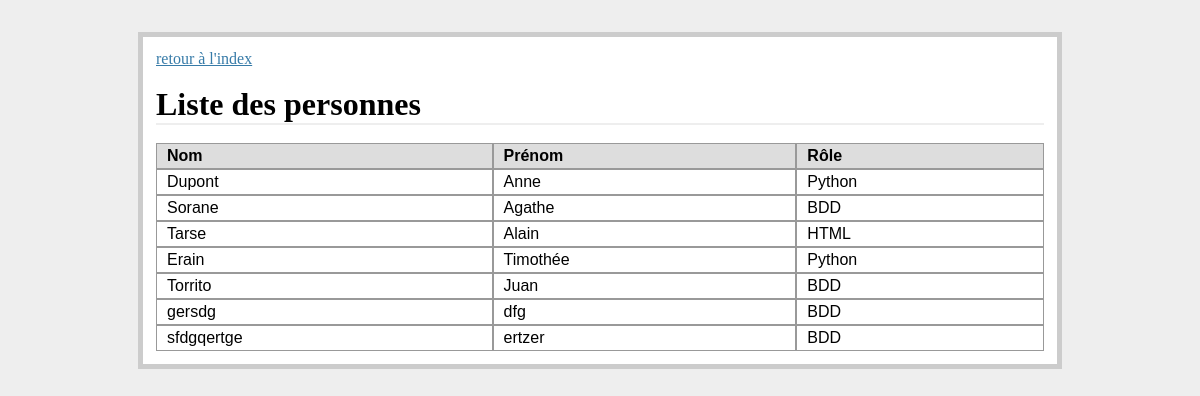
Screenshot of /afficher_personnes with the database file from the repository.
### tables this page shows
CREATE TABLE "personnes" (
	`id`	INTEGER PRIMARY KEY AUTOINCREMENT,
	`nom`	TEXT,
	`prenom`	TEXT,
	`role`	INTEGER
);

### main.py (the view)
@app.route('/afficher_personnes', methods=['GET'])
def afficher_personnes():
	con = lite.connect('exemples.db')
	con.row_factory = lite.Row
	cur = con.cursor()
	cur.execute("SELECT nom, prenom, role FROM personnes")
	lignes = cur.fetchall()
	con.close()
	return render_template('affichage_personnes.html', personnes = lignes)

### templates/affichage_personnes.html (shortened to what this page needs)
<!doctype html>
<html>
<head>
<link rel='stylesheet' type='text/css' href='{{ url_for("static", filename="style.css") }}'>
</head>
<body>
<div class='contenu'>
	<a href='/'>retour à l'index</a><br/><br/>
	<h1>Liste des personnes</h1><br/>
	<div class="lp_table">
		<div class="lp_entetes">
			<div class="lp_entete">Nom</div>
			<div class="lp_entete">Prénom</div>
			<div class="lp_entete">Rôle</div>
		</div>
		{% for personne in personnes %}
			<div class="lp_ligne">
				<div class="lp_cellule">{{ personne['nom'] }}</div>
				<div class="lp_cellule">{{ personne['prenom'] }}</div>
				<div class="lp_cellule">{% if personne['role']==1 %}BDD{% endif %}{% if personne['role']==2 %}HTML{% endif %}{% if personne['role']==3 %}Python{% endif %}</div>
			</div>
		{% endfor %}
	</div>
</div>
</body>
</html>

### static/style.css (style rules this page uses)
body { font-family: sans-serif; background: #eee; }
a { color: #377ba8; }
a, h1 { font-family: 'Georgia', serif; margin: 0; }
h1 { border-bottom: 2px solid #eee; }
.contenu { margin: 2em auto; width: 75%; border: 5px solid #ccc; padding: 0.8em; background: white; }
.lp_table { display: table; width: 100%; }
.lp_entetes { display: table-header-group; background-color: #ddd; font-weight: bold; }
.lp_ligne { display: table-row; }
.lp_entete, .lp_cellule { display: table-cell; padding: 3px 10px; border: 1px solid #999999; }

### rows the page displays
personnes: nom "Dupont", prenom "Anne", role "Python"
personnes: nom "Sorane", prenom "Agathe", role "BDD"
personnes: nom "Tarse", prenom "Alain", role "HTML"
personnes: nom "Erain", prenom "Timothée", role "Python"
personnes: nom "Torrito", prenom "Juan", role "BDD"
personnes: nom "gersdg", prenom "dfg", role "BDD"
personnes: nom "sfdgqertge", prenom "ertzer", role "BDD"
